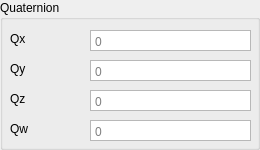
              <widget class="QGroupBox" name="quaternion">
               <property name="title">
                <string>Quaternion</string>
               </property>
               <widget class="QPlainTextEdit" name="quatX">
                <property name="geometry">
                 <rect>
                  <x>90</x>
                  <y>30</y>
                  <width>161</width>
                  <height>21</height>
                 </rect>
                </property>
                <property name="toolTip">
                 <string notr="true"/>
                </property>
                <property name="verticalScrollBarPolicy">
                 <enum>Qt::ScrollBarPolicy::ScrollBarAlwaysOff</enum>
                </property>
                <property name="horizontalScrollBarPolicy">
                 <enum>Qt::ScrollBarPolicy::ScrollBarAlwaysOff</enum>
                </property>
                <property name="lineWrapMode">
                 <enum>QPlainTextEdit::LineWrapMode::NoWrap</enum>
                </property>
                <property name="readOnly">
                 <bool>true</bool>
                </property>
                <property name="placeholderText">
                 <string>0</string>
                </property>
               </widget>
               <widget class="QLabel" name="labelQX">
                <property name="geometry">
                 <rect>
                  <x>10</x>
                  <y>30</y>
                  <width>67</width>
                  <height>17</height>
                 </rect>
                </property>
                <property name="text">
                 <string>Qx</string>
                </property>
               </widget>
               <widget class="QPlainTextEdit" name="quatY">
                <property name="geometry">
                 <rect>
                  <x>90</x>
                  <y>60</y>
                  <width>161</width>
                  <height>21</height>
                 </rect>
                </property>
                <property name="toolTip">
                 <string notr="true"/>
                </property>
                <property name="verticalScrollBarPolicy">
                 <enum>Qt::ScrollBarPolicy::ScrollBarAlwaysOff</enum>
                </property>
                <property name="horizontalScrollBarPolicy">
                 <enum>Qt::ScrollBarPolicy::ScrollBarAlwaysOff</enum>
                </property>
                <property name="lineWrapMode">
                 <enum>QPlainTextEdit::LineWrapMode::NoWrap</enum>
                </property>
                <property name="readOnly">
                 <bool>true</bool>
                </property>
                <property name="placeholderText">
                 <string>0</string>
                </property>
               </widget>
               <widget class="QLabel" name="labelQY">
                <property name="geometry">
                 <rect>
                  <x>10</x>
                  <y>60</y>
                  <width>81</width>
                  <height>17</height>
                 </rect>
                </property>
                <property name="text">
                 <string>Qy</string>
                </property>
               </widget>
               <widget class="QLabel" name="labelQZ">
                <property name="geometry">
                 <rect>
                  <x>10</x>
                  <y>90</y>
                  <width>67</width>
                  <height>17</height>
                 </rect>
                </property>
                <property name="text">
                 <string>Qz</string>
                </property>
               </widget>
               <widget class="QPlainTextEdit" name="quatZ">
                <property name="geometry">
                 <rect>
                  <x>90</x>
                  <y>90</y>
                  <width>161</width>
                  <height>21</height>
                 </rect>
                </property>
                <property name="toolTip">
                 <string notr="true"/>
                </property>
                <property name="verticalScrollBarPolicy">
                 <enum>Qt::ScrollBarPolicy::ScrollBarAlwaysOff</enum>
                </property>
                <property name="horizontalScrollBarPolicy">
                 <enum>Qt::ScrollBarPolicy::ScrollBarAlwaysOff</enum>
                </property>
                <property name="lineWrapMode">
                 <enum>QPlainTextEdit::LineWrapMode::NoWrap</enum>
                </property>
                <property name="readOnly">
                 <bool>true</bool>
                </property>
                <property name="placeholderText">
                 <string>0</string>
                </property>
               </widget>
               <widget class="QPlainTextEdit" name="quatW">
                <property name="geometry">
                 <rect>
                  <x>90</x>
                  <y>120</y>
                  <width>161</width>
                  <height>21</height>
                 </rect>
                </property>
                <property name="toolTip">
                 <string notr="true"/>
                </property>
                <property name="verticalScrollBarPolicy">
                 <enum>Qt::ScrollBarPolicy::ScrollBarAlwaysOff</enum>
                </property>
                <property name="horizontalScrollBarPolicy">
                 <enum>Qt::ScrollBarPolicy::ScrollBarAlwaysOff</enum>
                </property>
                <property name="lineWrapMode">
                 <enum>QPlainTextEdit::LineWrapMode::NoWrap</enum>
                </property>
                <property name="readOnly">
                 <bool>true</bool>
                </property>
                <property name="placeholderText">
                 <string>0</string>
                </property>
               </widget>
               <widget class="QLabel" name="labelQW">
                <property name="geometry">
                 <rect>
                  <x>10</x>
                  <y>120</y>
                  <width>67</width>
                  <height>17</height>
                 </rect>
                </property>
                <property name="text">
                 <string>Qw</string>
                </property>
               </widget>
              </widget>
